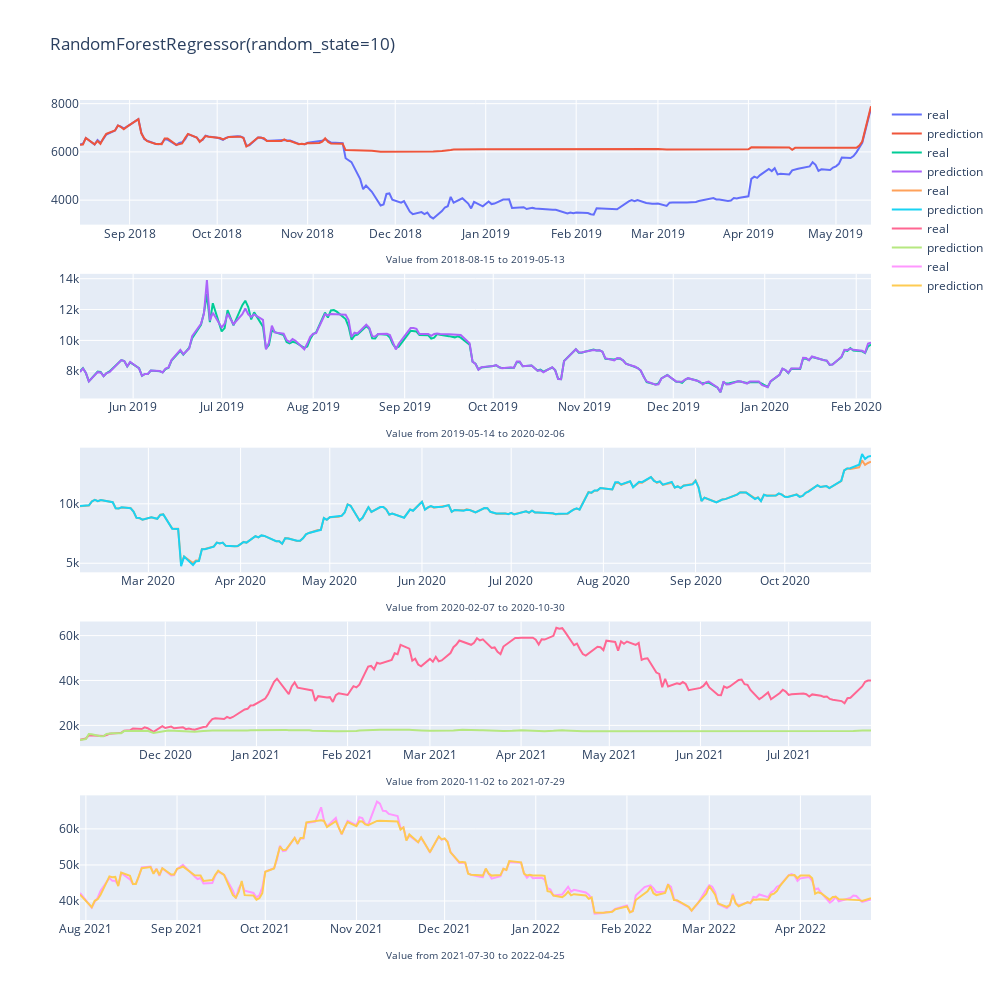

The code cell stored with this chart in its notebook:
### Code cell
y = df_btc['close']
X = scaled_df.drop(['close'], axis=1)
avg_score(rf_se, X,y, splits=5, split_method='tscv')

### Figure 1 — Plotly figure (JSON) as saved in the notebook; plotly's stock layout.template omitted (floating-point values rounded to 4 significant figures; data arrays with more than 128 entries replaced by an {"elided": "..."} marker saying what was removed)
{"data": [{"name": "real", "type": "scatter", "x": {"elided": "186 str values"}, "xaxis": "x", "y": {"elided": "186 float values"}, "yaxis": "y"}, {"name": "prediction", "type": "scatter", "x": {"elided": "186 str values"}, "xaxis": "x", "y": {"elided": "186 float values"}, "yaxis": "y"}, {"name": "real", "type": "scatter", "x": {"elided": "186 str values"}, "xaxis": "x2", "y": {"elided": "186 float values"}, "yaxis": "y2"}, {"name": "prediction", "type": "scatter", "x": {"elided": "186 str values"}, "xaxis": "x2", "y": {"elided": "186 float values"}, "yaxis": "y2"}, {"name": "real", "type": "scatter", "x": {"elided": "186 str values"}, "xaxis": "x3", "y": {"elided": "186 float values"}, "yaxis": "y3"}, {"name": "prediction", "type": "scatter", "x": {"elided": "186 str values"}, "xaxis": "x3", "y": {"elided": "186 float values"}, "yaxis": "y3"}, {"name": "real", "type": "scatter", "x": {"elided": "186 str values"}, "xaxis": "x4", "y": {"elided": "186 float values"}, "yaxis": "y4"}, {"name": "prediction", "type": "scatter", "x": {"elided": "186 str values"}, "xaxis": "x4", "y": {"elided": "186 float values"}, "yaxis": "y4"}, {"name": "real", "type": "scatter", "x": {"elided": "186 str values"}, "xaxis": "x5", "y": {"elided": "186 float values"}, "yaxis": "y5"}, {"name": "prediction", "type": "scatter", "x": {"elided": "186 str values"}, "xaxis": "x5", "y": {"elided": "186 float values"}, "yaxis": "y5"}], "layout": {"height": 1000, "title": {"text": "RandomForestRegressor(random_state=10)"}, "width": 1000, "xaxis": {"anchor": "y", "domain": [0, 1], "title": {"font": {"size": 10}, "text": "Value from 2018-08-15 to 2019-05-13"}}, "xaxis2": {"anchor": "y2", "domain": [0, 1], "title": {"font": {"size": 10}, "text": "Value from 2019-05-14 to 2020-02-06"}}, "xaxis3": {"anchor": "y3", "domain": [0, 1], "title": {"font": {"size": 10}, "text": "Value from 2020-02-07 to 2020-10-30"}}, "xaxis4": {"anchor": "y4", "domain": [0, 1], "title": {"font": {"size": 10}, "text": "Value from 2020-11-02 to 2021-07-29"}}, "xaxis5": {"anchor": "y5", "domain": [0, 1], "title": {"font": {"size": 10}, "text": "Value from 2021-07-30 to 2022-04-25"}}, "yaxis": {"anchor": "x", "domain": [0.848, 1]}, "yaxis2": {"anchor": "x2", "domain": [0.636, 0.788]}, "yaxis3": {"anchor": "x3", "domain": [0.424, 0.576]}, "yaxis4": {"anchor": "x4", "domain": [0.212, 0.364]}, "yaxis5": {"anchor": "x5", "domain": [0, 0.152]}}}
